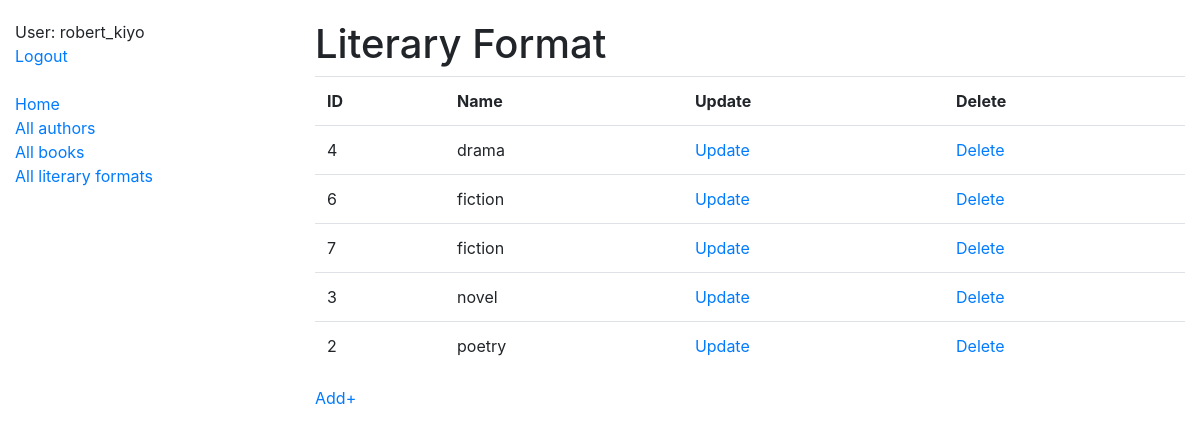
Page /catalog/literary-format/ (signed in) on the committed database.
### catalog/models.py (models this page shows, shortened)
class Author(AbstractUser):
    pseudonym = models.CharField(max_length=63, null=True, blank=True)
    class Meta:
        ordering = ["username"]

class LiteraryFormat(models.Model):
    name = models.CharField(max_length=255)
    class Meta:
        ordering = ["name"]

### catalog/views.py (the view)
class LiteraryFormatListView(LoginRequiredMixin, generic.ListView):
    model = LiteraryFormat
    template_name = "catalog/literary_format_list.html"
    context_object_name = "literary_format_list"

### templates/catalog/literary_format_list.html
{% extends "base.html" %}
{% block content %}
  <h1>Literary Format</h1>
  {% if literary_format_list %}
    <table class="table">
      <tr>
        <th>ID</th>
        <th>Name</th>
        <th>Update</th>
        <th>Delete</th>
      </tr>
      {% for literary_format in literary_format_list %}
        <tr>
          <td>
            {{ literary_format.id }}
          </td>
          <td>
            {{ literary_format.name }}
          </td>
          <td>
            <a href="{% url 'catalog:literary-format-update' pk=literary_format.id%}">Update</a>
          </td>
          <td>
            <a href="{% url 'catalog:literary-format-delete' pk=literary_format.id%}">Delete</a>
          </td>
        </tr>
      {% endfor %}
    </table>
  {% else %}
    <p>There are no literary formats in library</p>
  {% endif %}
  <p><a href="{% url 'catalog:literary-format-create' %}">Add+</a></p>
{% endblock %}

### templates/includes/sidebar.html
<ul class="sidebar-nav">
  {% if user.is_authenticated %}
    <li>User: {{ user.username }}</li>
    <li><a href="{% url 'logout' %}">Logout</a></li>
  {% else %}
    <li><a href="{% url 'login' %}">Login</a></li>
  {% endif %}
  <br>
  <li><a href="{% url 'catalog:index' %}">Home</a></li>
  <li><a href="{% url 'catalog:author-list' %}">All authors</a></li>
  <li><a href="{% url 'catalog:book-list' %}">All books</a></li>
  <li><a href="{% url 'catalog:literary-format-list' %}">All literary formats</a></li>
</ul>

### static/css/style.css (style rules this page uses)
body { margin-top: 20px; }
.sidebar-nav { padding: 0; list-style: none; }

### rows in the picture
Author: username "robert_kiyo"
LiteraryFormat: id "4", name "drama"
LiteraryFormat: id "6", name "fiction"
LiteraryFormat: id "7", name "fiction"
LiteraryFormat: id "3", name "novel"
LiteraryFormat: id "2", name "poetry"
